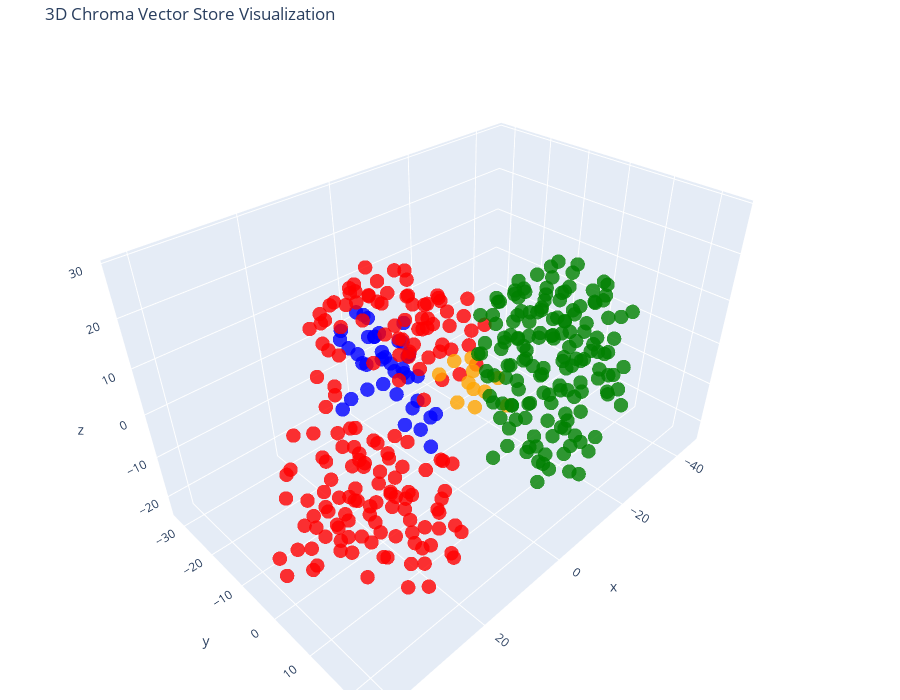

The cell this chart's notebook holds for it:
### Code cell
tsne = TSNE(n_components=3, random_state=42)
reduced_vectors = tsne.fit_transform(vectors)

# Create the 3D scatter plot
fig = go.Figure(data=[go.Scatter3d(
    x=reduced_vectors[:, 0],
    y=reduced_vectors[:, 1],
    z=reduced_vectors[:, 2],
    mode='markers',
    marker=dict(size=5, color=colors, opacity=0.8),
    text=[f"Type: {t}<br>Text: {d[:100]}..." for t, d in zip(doc_types, documents)],
    hoverinfo='text'
)])

fig.update_layout(
    title='3D Chroma Vector Store Visualization',
    scene=dict(xaxis_title='x', yaxis_title='y', zaxis_title='z'),
    width=900,
    height=700,
    margin=dict(r=10, b=10, l=10, t=40)
)

fig.show()

### Figure 1 — Plotly figure (JSON) as saved in the notebook; plotly's stock layout.template omitted (floating-point values rounded to 4 significant figures; data arrays with more than 128 entries replaced by an {"elided": "..."} marker saying what was removed)
{"data": [{"hoverinfo": "text", "marker": {"color": {"elided": "375 str values"}, "opacity": 0.8, "size": 5}, "mode": "markers", "text": {"elided": "375 str values"}, "type": "scatter3d", "x": {"elided": "375 float values"}, "y": {"elided": "375 float values"}, "z": {"elided": "375 float values"}}], "layout": {"height": 700, "margin": {"b": 10, "l": 10, "r": 10, "t": 40}, "scene": {"xaxis": {"title": {"text": "x"}}, "yaxis": {"title": {"text": "y"}}, "zaxis": {"title": {"text": "z"}}}, "title": {"text": "3D Chroma Vector Store Visualization"}, "width": 900}}
